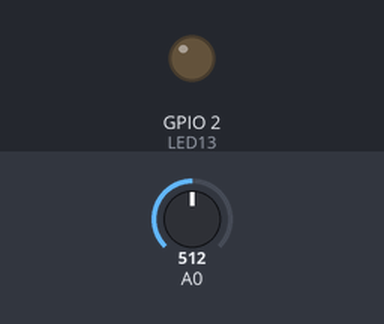
Bench run of a program on a simulated ESP8266 (NodeMCU). Parts: output pins drawn as LEDs (lit = HIGH). The inputs (shaded band) are chosen by the test bench; at power-on: A0 = 512.

Above: at 1.2 s.
1.3 s: A0 set to 544
2.8 s: A0 set to 564
At 3.7 s:
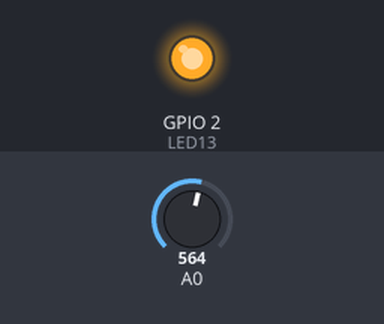
4.3 s: A0 set to 540
At 4.7 s:
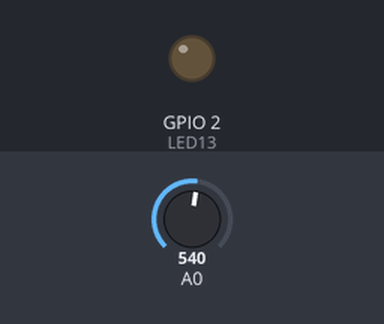
5.8 s: A0 set to 560
At 6.2 s:
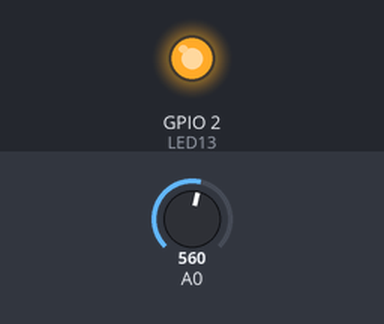
Timing chart, 0 to 8.3 s (numbered marks = the images above; inputs shaded):
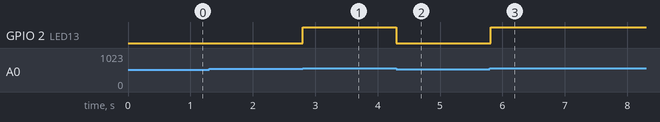

Measured:
- the behaviour switches between 550 and 551 on A0 (found by bisection; images 0 and 1)
- after the input at 1.3 s, every drawn part: stays the same
- after the input at 2.8 s, GPIO 2 (LED13): LOW → HIGH at once
- after the input at 4.3 s, GPIO 2 (LED13): HIGH → LOW at once
- after the input at 5.8 s, GPIO 2 (LED13): LOW → HIGH at once

The program:

main.cpp
```cpp
#include <Arduino.h>

//int Signal;                           // holds the incoming raw data. Signal value can range from 0-1024

unsigned long previousMillisGetHR = 0;  //--> will store the last time Millis (to get Heartbeat) was updated.
unsigned long previousMillisHR = 0;     //--> will store the last time Millis (to get BPM) was updated.

const long intervalGetHR = 10;          //--> Interval for reading heart rate (Heartbeat) = 10ms.
const long intervalHR = 10000;          //--> Interval for obtaining the BPM value based on the sample is 10 seconds.

//int PulseSensorPurplePin = 0;
const int PulseSensorHRWire = 0;        //A0; //--> PulseSensor connected to ANALOG PIN 0 (A0 / ADC 0).
//const int LED_D1 = D1;                //--> LED to detect when the heart is beating. The LED is connected to PIN D1 (GPIO5) on the NodeMCU ESP12E.
int LED13 = 2;

//int Threshold = 550;                  // Determine which Signal to "count as a beat", and which to ingore.
int Threshold = 550;                    //--> Determine which Signal to "count as a beat" and which to ignore.
int cntHB = 0;                          //--> Variable for counting the number of heartbeats.
boolean ThresholdStat = true;           //--> Variable for triggers in calculating heartbeats.
int BPMval = 0;                         //--> Variable to hold the result of heartbeats calculation.


void GetHeartRate() {

  // This subroutine is for reading the heart rate and calculating it to get the BPM value.
  // To get a BPM value based on a heart rate reading for 10 seconds.

  unsigned long currentMillisGetHR = millis();

  if (currentMillisGetHR - previousMillisGetHR >= intervalGetHR) {
    previousMillisGetHR = currentMillisGetHR;

    int PulseSensorHRVal = analogRead(PulseSensorHRWire);

    if (PulseSensorHRVal < Threshold && ThresholdStat == true) {
      cntHB++;
      ThresholdStat = false;
      digitalWrite(LED13,LOW);
    }

    if (PulseSensorHRVal > Threshold) {
      ThresholdStat = true;
      digitalWrite(LED13,HIGH);
    }
  }

  // process for getting the BPM value.
  unsigned long currentMillisHR = millis();

  if (currentMillisHR - previousMillisHR >= intervalHR) {
    previousMillisHR = currentMillisHR;

    BPMval = cntHB * 6; //--> The taken heart rate is for 10 seconds. So to get the BPM value, the total heart rate in 10 seconds x 6.
    Serial.print("BPM : ");
    Serial.println(BPMval);

    cntHB = 0;
  }
}


void setup() {
    pinMode(LED13,OUTPUT);         // pin that will blink to your heartbeat!
    Serial.begin(9600);         // Set's up Serial Communication at certain speed.
    //Serial.begin(115200);
}


void loop() {
/*
    BPMval = analogRead(PulseSensorHRWire);  // Read the PulseSensor's value.
    // Assign this value to the "Signal" variable.
    Serial.println(BPMval);                    // Send the Signal value to Serial Plotter.

    if(BPMval < Threshold){
        digitalWrite(LED13,LOW);
    } else {
        digitalWrite(LED13,HIGH);
    }

    delay(10);
*/
    GetHeartRate();

}
```
